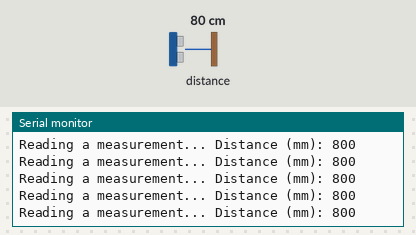
A sketch run on a simulated ESP32. Shown: the last lines printed to the serial monitor. The test bench sets the inputs (shaded band); at power-on: distance to the obstacle 80 cm.

Above: at 1.2 s.
1.3 s: distance to the obstacle set to 250 cm
At 1.46 s:
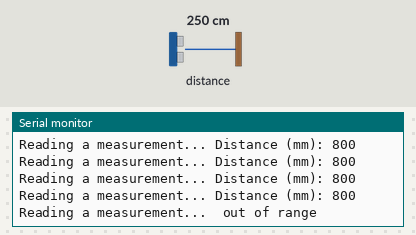
3.2 s: distance to the obstacle set to 2 cm
At 3.32 s:
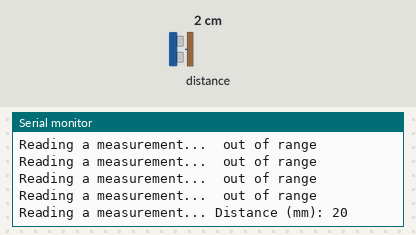

Measured:
- after the input at 1.3 s, the serial monitor: prints a new line at once (image 1)
- after the input at 3.2 s, the serial monitor: prints a new line at once (image 2)

The sketch:

VL53l0xTest.ino
```cpp
#include "Adafruit_VL53L0X.h"

#define I2C_SDA 23
#define I2C_SCL 19

Adafruit_VL53L0X lox = Adafruit_VL53L0X();

void setup() {
  Serial.begin(115200);

  Wire.begin(I2C_SDA, I2C_SCL);

  Serial.println("Adafruit VL53L0X test");
  if (!lox.begin())
  {
    Serial.println(F("Failed to boot VL53L0X"));
    while (1);
  }
  // power
  Serial.println(F("VL53L0X API Simple Ranging example\n\n"));
}


void loop()
{
  VL53L0X_RangingMeasurementData_t measure;

  Serial.print("Reading a measurement... ");
  lox.rangingTest(&measure, false); // pass in 'true' to get debug data printout!

  if (measure.RangeStatus != 4)     // phase failures have incorrect data
  {
    Serial.print("Distance (mm): ");
    Serial.println(measure.RangeMilliMeter);
  } else {
    Serial.println(" out of range ");
  }

  delay(100);
}
```
